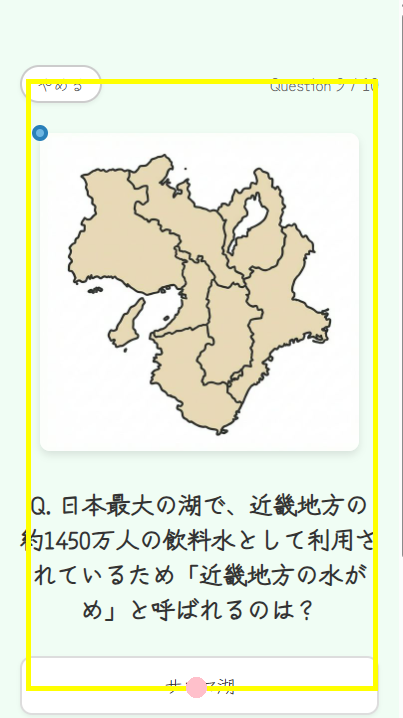
#> input picture social-studies-app/debug_view.png, 403 x 718 px, given in place of map_chubu_blank_1771591636012.png, which was not available
$ python verify_coords.py
#> lines starting #> are read from the running program, lines starting #| are printed output that depends on the picture; pictures that were not available may be replaced by others from this repository, and a replacement may not be noted
from PIL import Image, ImageDraw

def mark_image(img_path, output_path, markers):
#> called with output_path = 'test_chubu.png'
    img = Image.open(img_path)
#> img is the input picture: PIL image 403x718 RGB; mean R, G, B 234.1, 239.1, 222
    draw = ImageDraw.Draw(img)
    width, height = img.size
#> width = 403; height = 718

    for marker in markers:
        if marker['type'] == 'rect':
            x1 = width * marker['x'] / 100
            y1 = height * marker['y'] / 100
            x2 = x1 + width * marker['w'] / 100
            y2 = y1 + height * marker['h'] / 100
            draw.rectangle([x1, y1, x2, y2], outline="red", width=3)
        elif marker['type'] == 'point':
            x = width * marker['x'] / 100
            y = height * marker['y'] / 100
            r = 5
            draw.ellipse([x-r, y-r, x+r, y+r], fill="blue")

    img.save(output_path)
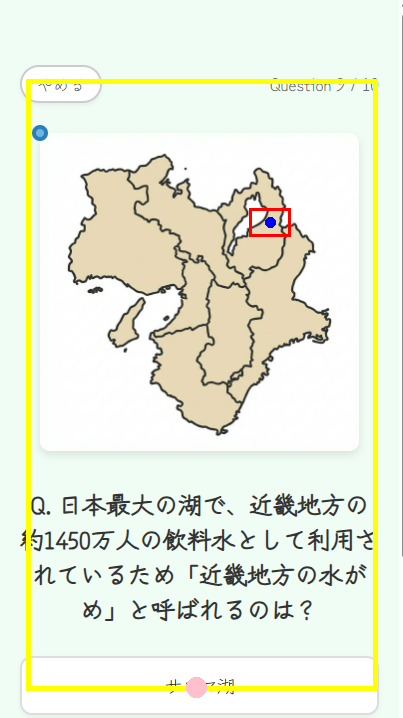
#> saved as test_chubu.png: PIL image 403x718 RGB; mean R, G, B 234.1, 238.7, 221.8

# Test Chubu: Niigata
# x: 62%, y: 29% rect with 10% x 4%
# text at x: 67%, y: 31%
mark_image('assets/images/geography/map_chubu_blank_1771591636012.png', 'test_chubu.png', [
    {'type': 'rect', 'x': 62, 'y': 29, 'w': 10, 'h': 4},
    {'type': 'point', 'x': 67, 'y': 31}
])

# Test Kyushu: Chikugo River
# 62,42 50,41 37,41 30,42
mark_image('assets/images/geography/map_kyushu_blank_1771591728285.png', 'test_kyushu.png', [
    {'type': 'point', 'x': 62, 'y': 42},
    {'type': 'point', 'x': 50, 'y': 41},
    {'type': 'point', 'x': 37, 'y': 41},
    {'type': 'point', 'x': 30, 'y': 42}
])
#> call 2 of mark_image, with output_path = 'test_kyushu.png'
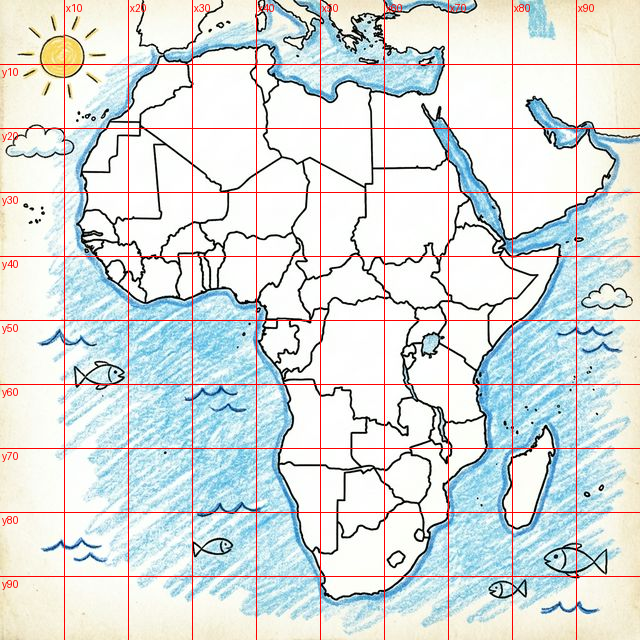
#> input picture social-studies-app/grid_map_africa_blank_1771577902246.png, 640 x 640 px, given in place of map_kyushu_blank_1771591728285.png, which was not available
#> in mark_image, img is the input picture: PIL image 640x640 RGB; mean R, G, B 217.5, 222.5, 221.3

# Test Alps polygon
# 40,40 50,25 65,40 55,60
mark_image('assets/images/geography/map_chubu_blank_1771591636012.png', 'test_alps.png', [
    {'type': 'point', 'x': 40, 'y': 40},
    {'type': 'point', 'x': 50, 'y': 25},
    {'type': 'point', 'x': 65, 'y': 40},
    {'type': 'point', 'x': 55, 'y': 60}
])
#> call 3 of mark_image, with output_path = 'test_alps.png'
#> in mark_image (call 3), `img.save(output_path)`:
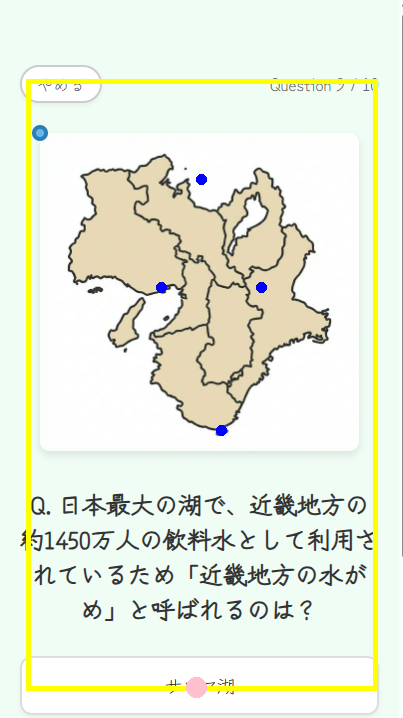
#> saved as test_alps.png: PIL image 403x718 RGB; mean R, G, B 233.8, 238.8, 222.2

print("Test images generated.")
